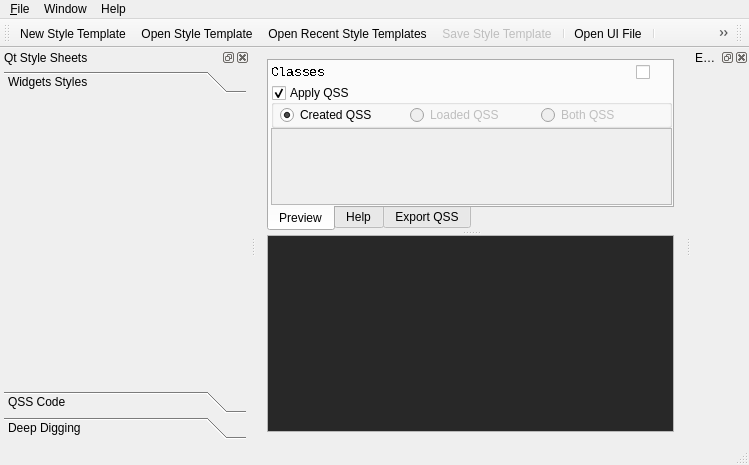
<?xml version="1.0" encoding="UTF-8"?>
<ui version="4.0">
 <class>MainWindow</class>
 <widget class="QMainWindow" name="MainWindow">
  <property name="geometry">
   <rect>
    <x>0</x>
    <y>0</y>
    <width>749</width>
    <height>465</height>
   </rect>
  </property>
  <property name="windowTitle">
   <string>QSS Creator</string>
  </property>
  <property name="toolButtonStyle">
   <enum>Qt::ToolButtonIconOnly</enum>
  </property>
  <property name="documentMode">
   <bool>false</bool>
  </property>
  <property name="unifiedTitleAndToolBarOnMac">
   <bool>false</bool>
  </property>
  <widget class="QWidget" name="centralWidget">
   <layout class="QHBoxLayout" name="horizontalLayout_2">
    <item>
     <widget class="QSplitter" name="Splitter">
      <property name="orientation">
       <enum>Qt::Vertical</enum>
      </property>
      <widget class="QTabWidget" name="tabWidget">
       <property name="tabPosition">
        <enum>QTabWidget::South</enum>
       </property>
       <property name="tabShape">
        <enum>QTabWidget::Rounded</enum>
       </property>
       <property name="currentIndex">
        <number>0</number>
       </property>
       <property name="tabsClosable">
        <bool>false</bool>
       </property>
       <widget class="QWidget" name="tabMain">
        <attribute name="title">
         <string>Preview</string>
        </attribute>
        <layout class="QVBoxLayout" name="verticalLayout_2">
         <property name="spacing">
          <number>0</number>
         </property>
         <property name="leftMargin">
          <number>2</number>
         </property>
         <property name="topMargin">
          <number>0</number>
         </property>
         <property name="rightMargin">
          <number>0</number>
         </property>
         <property name="bottomMargin">
          <number>0</number>
         </property>
         <item>
          <layout class="QHBoxLayout" name="horizontalLayout">
           <property name="spacing">
            <number>0</number>
           </property>
           <property name="leftMargin">
            <number>0</number>
           </property>
           <property name="bottomMargin">
            <number>2</number>
           </property>
           <item>
            <widget class="QLabel" name="labelClasses">
             <property name="minimumSize">
              <size>
               <width>0</width>
               <height>22</height>
              </size>
             </property>
             <property name="maximumSize">
              <size>
               <width>16777215</width>
               <height>22</height>
              </size>
             </property>
             <property name="font">
              <font>
               <family>Courier New</family>
               <pointsize>10</pointsize>
               <weight>50</weight>
               <bold>false</bold>
               <stylestrategy>NoAntialias</stylestrategy>
              </font>
             </property>
             <property name="frameShape">
              <enum>QFrame::NoFrame</enum>
             </property>
             <property name="frameShadow">
              <enum>QFrame::Plain</enum>
             </property>
             <property name="lineWidth">
              <number>0</number>
             </property>
             <property name="text">
              <string>Classes</string>
             </property>
            </widget>
           </item>
           <item>
            <widget class="QCheckBox" name="checkBoxHighlight">
             <property name="minimumSize">
              <size>
               <width>36</width>
               <height>16</height>
              </size>
             </property>
             <property name="maximumSize">
              <size>
               <width>36</width>
               <height>16</height>
              </size>
             </property>
             <property name="toolTip">
              <string>Widgets Highlighting</string>
             </property>
             <property name="text">
              <string notr="true"/>
             </property>
             <property name="icon">
              <iconset resource="qsscreator.qrc">
               <normaloff>:/res/cursor.png</normaloff>:/res/cursor.png</iconset>
             </property>
             <property name="checked">
              <bool>false</bool>
             </property>
             <property name="tristate">
              <bool>false</bool>
             </property>
            </widget>
           </item>
          </layout>
         </item>
         <item>
          <widget class="QGroupBox" name="groupBoxApplyQss">
           <property name="title">
            <string>Apply QSS</string>
           </property>
           <property name="flat">
            <bool>false</bool>
           </property>
           <property name="checkable">
            <bool>true</bool>
           </property>
           <layout class="QHBoxLayout" name="horizontalLayout_3">
            <property name="spacing">
             <number>2</number>
            </property>
            <property name="leftMargin">
             <number>6</number>
            </property>
            <property name="topMargin">
             <number>0</number>
            </property>
            <property name="rightMargin">
             <number>0</number>
            </property>
            <property name="bottomMargin">
             <number>0</number>
            </property>
            <item>
             <widget class="QRadioButton" name="radioBtnCreatedQss">
              <property name="text">
               <string>Created QSS</string>
              </property>
              <property name="checked">
               <bool>true</bool>
              </property>
             </widget>
            </item>
            <item>
             <widget class="QRadioButton" name="radioBtnLoadedQss">
              <property name="enabled">
               <bool>false</bool>
              </property>
              <property name="text">
               <string>Loaded QSS</string>
              </property>
             </widget>
            </item>
            <item>
             <widget class="QRadioButton" name="radioBtnBothQss">
              <property name="enabled">
               <bool>false</bool>
              </property>
              <property name="text">
               <string>Both QSS</string>
              </property>
             </widget>
            </item>
           </layout>
          </widget>
         </item>
         <item>
          <widget class="QScrollArea" name="scrollArea">
           <property name="mouseTracking">
            <bool>true</bool>
           </property>
           <property name="widgetResizable">
            <bool>true</bool>
           </property>
           <widget class="QWidget" name="scrollAreaWidgetContents">
            <property name="geometry">
             <rect>
              <x>0</x>
              <y>0</y>
              <width>413</width>
              <height>76</height>
             </rect>
            </property>
            <layout class="QHBoxLayout" name="horizontalLayout_5"/>
           </widget>
          </widget>
         </item>
        </layout>
       </widget>
       <widget class="QWidget" name="tabHelp">
        <attribute name="title">
         <string>Help</string>
        </attribute>
       </widget>
       <widget class="QWidget" name="tabExport">
        <attribute name="title">
         <string>Export QSS</string>
        </attribute>
       </widget>
      </widget>
      <widget class="QPlainTextEdit" name="plainTextCons">
       <property name="palette">
        <palette>
         <active>
          <colorrole role="Text">
           <brush brushstyle="SolidPattern">
            <color alpha="255">
             <red>0</red>
             <green>255</green>
             <blue>0</blue>
            </color>
           </brush>
          </colorrole>
          <colorrole role="Base">
           <brush brushstyle="SolidPattern">
            <color alpha="255">
             <red>40</red>
             <green>40</green>
             <blue>40</blue>
            </color>
           </brush>
          </colorrole>
         </active>
         <inactive>
          <colorrole role="Text">
           <brush brushstyle="SolidPattern">
            <color alpha="255">
             <red>0</red>
             <green>255</green>
             <blue>0</blue>
            </color>
           </brush>
          </colorrole>
          <colorrole role="Base">
           <brush brushstyle="SolidPattern">
            <color alpha="255">
             <red>40</red>
             <green>40</green>
             <blue>40</blue>
            </color>
           </brush>
          </colorrole>
         </inactive>
         <disabled>
          <colorrole role="Text">
           <brush brushstyle="SolidPattern">
            <color alpha="255">
             <red>111</red>
             <green>110</green>
             <blue>108</blue>
            </color>
           </brush>
          </colorrole>
          <colorrole role="Base">
           <brush brushstyle="SolidPattern">
            <color alpha="255">
             <red>223</red>
             <green>220</green>
             <blue>217</blue>
            </color>
           </brush>
          </colorrole>
         </disabled>
        </palette>
       </property>
       <property name="font">
        <font>
         <family>Courier New</family>
         <pointsize>10</pointsize>
        </font>
       </property>
       <property name="undoRedoEnabled">
        <bool>false</bool>
       </property>
       <property name="readOnly">
        <bool>true</bool>
       </property>
       <property name="plainText">
        <string notr="true"/>
       </property>
      </widget>
     </widget>
    </item>
   </layout>
  </widget>
  <widget class="QMenuBar" name="menuBar">
   <property name="geometry">
    <rect>
     <x>0</x>
     <y>0</y>
     <width>749</width>
     <height>18</height>
    </rect>
   </property>
   <property name="defaultUp">
    <bool>false</bool>
   </property>
   <property name="nativeMenuBar">
    <bool>false</bool>
   </property>
   <widget class="QMenu" name="menuFile">
    <property name="title">
     <string>&amp;File</string>
    </property>
    <widget class="QMenu" name="menuExport_as_QSS">
     <property name="title">
      <string>Export as QSS</string>
     </property>
     <addaction name="actionExportCreatedQSS"/>
     <addaction name="actionExportGeneralQSS"/>
    </widget>
    <addaction name="actionNewTemplate"/>
    <addaction name="actionOpenTemplate"/>
    <addaction name="actionRecentStyleTemplates"/>
    <addaction name="separator"/>
    <addaction name="actionSaveTemplate"/>
    <addaction name="actionSaveTemplateAs"/>
    <addaction name="separator"/>
    <addaction name="actionOpenUIFile"/>
    <addaction name="actionLoadUifile"/>
    <addaction name="separator"/>
    <addaction name="actionNewExtQssFile"/>
    <addaction name="actionOpenQssFile"/>
    <addaction name="actionRecentQssFiles"/>
    <addaction name="separator"/>
    <addaction name="actionSaveExternalQssFile"/>
    <addaction name="actionSaveExternalQssAs"/>
    <addaction name="separator"/>
    <addaction name="menuExport_as_QSS"/>
    <addaction name="separator"/>
    <addaction name="actionExit"/>
   </widget>
   <widget class="QMenu" name="menuView">
    <property name="title">
     <string>Window</string>
    </property>
    <addaction name="actionShowConsole"/>
    <addaction name="actionShowSideBar"/>
    <addaction name="actionShowIntQssEditor"/>
   </widget>
   <widget class="QMenu" name="menuHelp">
    <property name="title">
     <string>Help</string>
    </property>
    <addaction name="actionAbout_Qt"/>
    <addaction name="actionOfflineHelp"/>
    <addaction name="actionExamples"/>
   </widget>
   <addaction name="menuFile"/>
   <addaction name="menuView"/>
   <addaction name="menuHelp"/>
  </widget>
  <widget class="QToolBar" name="mainToolBar">
   <property name="iconSize">
    <size>
     <width>16</width>
     <height>16</height>
    </size>
   </property>
   <attribute name="toolBarArea">
    <enum>TopToolBarArea</enum>
   </attribute>
   <attribute name="toolBarBreak">
    <bool>false</bool>
   </attribute>
   <addaction name="actionNewTemplate"/>
   <addaction name="actionOpenTemplate"/>
   <addaction name="actionRecentStyleTemplates"/>
   <addaction name="actionSaveTemplate"/>
   <addaction name="separator"/>
   <addaction name="actionOpenUIFile"/>
   <addaction name="separator"/>
   <addaction name="actionNewExtQssFile"/>
   <addaction name="actionOpenQssFile"/>
   <addaction name="actionRecentQssFiles"/>
   <addaction name="actionSaveExternalQssFile"/>
   <addaction name="separator"/>
  </widget>
  <widget class="QStatusBar" name="statusBar"/>
  <widget class="QToolBar" name="styleToolBar">
   <property name="windowTitle">
    <string notr="true">toolBar</string>
   </property>
   <attribute name="toolBarArea">
    <enum>TopToolBarArea</enum>
   </attribute>
   <attribute name="toolBarBreak">
    <bool>false</bool>
   </attribute>
  </widget>
  <widget class="QDockWidget" name="dockWidget">
   <property name="minimumSize">
    <size>
     <width>250</width>
     <height>250</height>
    </size>
   </property>
   <property name="layoutDirection">
    <enum>Qt::LeftToRight</enum>
   </property>
   <property name="allowedAreas">
    <set>Qt::AllDockWidgetAreas</set>
   </property>
   <property name="windowTitle">
    <string>Qt Style Sheets</string>
   </property>
   <attribute name="dockWidgetArea">
    <number>1</number>
   </attribute>
   <widget class="QWidget" name="dockWidgetContents">
    <layout class="QVBoxLayout" name="verticalLayout">
     <property name="spacing">
      <number>2</number>
     </property>
     <property name="leftMargin">
      <number>4</number>
     </property>
     <property name="topMargin">
      <number>4</number>
     </property>
     <property name="rightMargin">
      <number>4</number>
     </property>
     <property name="bottomMargin">
      <number>4</number>
     </property>
     <item>
      <widget class="QToolBox" name="toolBox">
       <property name="currentIndex">
        <number>0</number>
       </property>
       <property name="tabSpacing">
        <number>4</number>
       </property>
       <widget class="QWidget" name="pageStyleSheet">
        <property name="geometry">
         <rect>
          <x>0</x>
          <y>0</y>
          <width>242</width>
          <height>286</height>
         </rect>
        </property>
        <attribute name="icon">
         <iconset>
          <normaloff>:/res/script.png</normaloff>:/res/script.png</iconset>
        </attribute>
        <attribute name="label">
         <string>Widgets Styles</string>
        </attribute>
       </widget>
       <widget class="QWidget" name="pageCodeEdit">
        <property name="geometry">
         <rect>
          <x>0</x>
          <y>0</y>
          <width>242</width>
          <height>286</height>
         </rect>
        </property>
        <attribute name="icon">
         <iconset resource="qsscreator.qrc">
          <normaloff>:/res/script_code.png</normaloff>:/res/script_code.png</iconset>
        </attribute>
        <attribute name="label">
         <string>QSS Code</string>
        </attribute>
       </widget>
       <widget class="QWidget" name="pageDigger">
        <property name="enabled">
         <bool>true</bool>
        </property>
        <property name="geometry">
         <rect>
          <x>0</x>
          <y>0</y>
          <width>242</width>
          <height>286</height>
         </rect>
        </property>
        <attribute name="label">
         <string>Deep Digging</string>
        </attribute>
       </widget>
      </widget>
     </item>
    </layout>
   </widget>
  </widget>
  <widget class="QDockWidget" name="dockEditorWidget">
   <property name="windowTitle">
    <string>External QSS File</string>
   </property>
   <attribute name="dockWidgetArea">
    <number>2</number>
   </attribute>
   <widget class="QWidget" name="dockWidgetContents_2">
    <layout class="QHBoxLayout" name="horizontalLayout_4"/>
   </widget>
  </widget>
  <action name="actionNewTemplate">
   <property name="icon">
    <iconset resource="qsscreator.qrc">
     <normaloff>:/res/template_new.png</normaloff>:/res/template_new.png</iconset>
   </property>
   <property name="text">
    <string>&amp;New Style Template</string>
   </property>
   <property name="toolTip">
    <string>Create new Style Sheet template</string>
   </property>
   <property name="shortcut">
    <string>Ctrl+N</string>
   </property>
  </action>
  <action name="actionOpenTemplate">
   <property name="icon">
    <iconset resource="qsscreator.qrc">
     <normaloff>:/res/template_open.png</normaloff>:/res/template_open.png</iconset>
   </property>
   <property name="text">
    <string>&amp;Open Style Template</string>
   </property>
   <property name="shortcut">
    <string>Ctrl+O</string>
   </property>
  </action>
  <action name="actionSaveTemplate">
   <property name="enabled">
    <bool>false</bool>
   </property>
   <property name="icon">
    <iconset resource="qsscreator.qrc">
     <normaloff>:/res/template_save.png</normaloff>:/res/template_save.png</iconset>
   </property>
   <property name="text">
    <string>&amp;Save Style Template</string>
   </property>
   <property name="shortcut">
    <string>Ctrl+S</string>
   </property>
  </action>
  <action name="actionSaveTemplateAs">
   <property name="icon">
    <iconset resource="qsscreator.qrc">
     <normaloff>:/res/template_save_as.png</normaloff>:/res/template_save_as.png</iconset>
   </property>
   <property name="text">
    <string>Save Template &amp;As...</string>
   </property>
  </action>
  <action name="separator">
   <property name="text">
    <string notr="true">-</string>
   </property>
  </action>
  <action name="actionExit">
   <property name="text">
    <string>E&amp;xit</string>
   </property>
   <property name="shortcut">
    <string>Ctrl+Q</string>
   </property>
   <property name="menuRole">
    <enum>QAction::QuitRole</enum>
   </property>
  </action>
  <action name="actionLoadUifile">
   <property name="icon">
    <iconset resource="qsscreator.qrc">
     <normaloff>:/res/form.png</normaloff>:/res/form.png</iconset>
   </property>
   <property name="text">
    <string>Load UI from Resources</string>
   </property>
   <property name="toolTip">
    <string>Load UI Form file</string>
   </property>
  </action>
  <action name="actionAbout_Qt">
   <property name="text">
    <string>About Qt</string>
   </property>
   <property name="toolTip">
    <string>About Qt Framework</string>
   </property>
  </action>
  <action name="actionOpenQssFile">
   <property name="icon">
    <iconset resource="qsscreator.qrc">
     <normaloff>:/res/qss_open.png</normaloff>:/res/qss_open.png</iconset>
   </property>
   <property name="text">
    <string>Open External &amp;QSS File</string>
   </property>
   <property name="toolTip">
    <string>Open an external QSS file</string>
   </property>
   <property name="shortcut">
    <string>Ctrl+Shift+O</string>
   </property>
  </action>
  <action name="separator_2">
   <property name="text">
    <string notr="true">Undo</string>
   </property>
  </action>
  <action name="actionShowConsole">
   <property name="checkable">
    <bool>true</bool>
   </property>
   <property name="checked">
    <bool>true</bool>
   </property>
   <property name="text">
    <string>Show Console</string>
   </property>
  </action>
  <action name="separator_3">
   <property name="text">
    <string notr="true">-</string>
   </property>
  </action>
  <action name="actionShowSideBar">
   <property name="text">
    <string>Show Side Bar</string>
   </property>
  </action>
  <action name="actionRecentStyleTemplates">
   <property name="icon">
    <iconset resource="qsscreator.qrc">
     <normaloff>:/res/template_recent.png</normaloff>:/res/template_recent.png</iconset>
   </property>
   <property name="text">
    <string>Open Recent Style Templates</string>
   </property>
   <property name="toolTip">
    <string>Open a recent Style Template file</string>
   </property>
   <property name="visible">
    <bool>false</bool>
   </property>
  </action>
  <action name="actionRecentQssFiles">
   <property name="icon">
    <iconset resource="qsscreator.qrc">
     <normaloff>:/res/qss_recent.png</normaloff>:/res/qss_recent.png</iconset>
   </property>
   <property name="text">
    <string>Open Recent QSS Files</string>
   </property>
   <property name="toolTip">
    <string>Open a recent QSS file</string>
   </property>
   <property name="visible">
    <bool>false</bool>
   </property>
  </action>
  <action name="actionShowIntQssEditor">
   <property name="text">
    <string>Show External QSS File Editor</string>
   </property>
  </action>
  <action name="actionNewExtQssFile">
   <property name="icon">
    <iconset resource="qsscreator.qrc">
     <normaloff>:/res/qss_new.png</normaloff>:/res/qss_new.png</iconset>
   </property>
   <property name="text">
    <string>N&amp;ew External QSS File</string>
   </property>
   <property name="toolTip">
    <string>Create new external QSS file</string>
   </property>
   <property name="shortcut">
    <string>Ctrl+Shift+N</string>
   </property>
  </action>
  <action name="actionOfflineHelp">
   <property name="text">
    <string>Offline Help</string>
   </property>
  </action>
  <action name="actionSaveExternalQssFile">
   <property name="enabled">
    <bool>false</bool>
   </property>
   <property name="icon">
    <iconset resource="qsscreator.qrc">
     <normaloff>:/res/qss_save.png</normaloff>:/res/qss_save.png</iconset>
   </property>
   <property name="text">
    <string>Save &amp;External QSS File</string>
   </property>
   <property name="toolTip">
    <string>Save external QSS file</string>
   </property>
   <property name="shortcut">
    <string>Ctrl+Shift+S</string>
   </property>
  </action>
  <action name="actionSaveExternalQssAs">
   <property name="icon">
    <iconset resource="qsscreator.qrc">
     <normaloff>:/res/qss_save_as.png</normaloff>:/res/qss_save_as.png</iconset>
   </property>
   <property name="text">
    <string>Sav&amp;e External QSS As...</string>
   </property>
  </action>
  <action name="actionExportCreatedQSS">
   <property name="icon">
    <iconset resource="qsscreator.qrc">
     <normaloff>:/res/script_code.png</normaloff>:/res/script_code.png</iconset>
   </property>
   <property name="text">
    <string>Created QSS</string>
   </property>
  </action>
  <action name="actionExportGeneralQSS">
   <property name="enabled">
    <bool>false</bool>
   </property>
   <property name="icon">
    <iconset resource="qsscreator.qrc">
     <normaloff>:/res/script_code_red.png</normaloff>:/res/script_code_red.png</iconset>
   </property>
   <property name="text">
    <string>Both QSS (External + Internal)</string>
   </property>
  </action>
  <action name="actionOpenUIFile">
   <property name="icon">
    <iconset resource="qsscreator.qrc">
     <normaloff>:/res/form.png</normaloff>:/res/form.png</iconset>
   </property>
   <property name="text">
    <string>Open UI File</string>
   </property>
  </action>
  <action name="actionExamples">
   <property name="text">
    <string>Examples</string>
   </property>
  </action>
 </widget>
 <layoutdefault spacing="6" margin="11"/>
 <resources>
  <include location="qsscreator.qrc"/>
 </resources>
 <connections>
  <connection>
   <sender>actionExit</sender>
   <signal>triggered()</signal>
   <receiver>MainWindow</receiver>
   <slot>close()</slot>
   <hints>
    <hint type="sourcelabel">
     <x>-1</x>
     <y>-1</y>
    </hint>
    <hint type="destinationlabel">
     <x>374</x>
     <y>232</y>
    </hint>
   </hints>
  </connection>
  <connection>
   <sender>actionShowSideBar</sender>
   <signal>triggered()</signal>
   <receiver>dockWidget</receiver>
   <slot>show()</slot>
   <hints>
    <hint type="sourcelabel">
     <x>-1</x>
     <y>-1</y>
    </hint>
    <hint type="destinationlabel">
     <x>124</x>
     <y>246</y>
    </hint>
   </hints>
  </connection>
  <connection>
   <sender>actionShowIntQssEditor</sender>
   <signal>triggered()</signal>
   <receiver>dockEditorWidget</receiver>
   <slot>show()</slot>
   <hints>
    <hint type="sourcelabel">
     <x>-1</x>
     <y>-1</y>
    </hint>
    <hint type="destinationlabel">
     <x>374</x>
     <y>424</y>
    </hint>
   </hints>
  </connection>
  <connection>
   <sender>actionShowConsole</sender>
   <signal>toggled(bool)</signal>
   <receiver>plainTextCons</receiver>
   <slot>setVisible(bool)</slot>
   <hints>
    <hint type="sourcelabel">
     <x>-1</x>
     <y>-1</y>
    </hint>
    <hint type="destinationlabel">
     <x>499</x>
     <y>327</y>
    </hint>
   </hints>
  </connection>
 </connections>
</ui>
